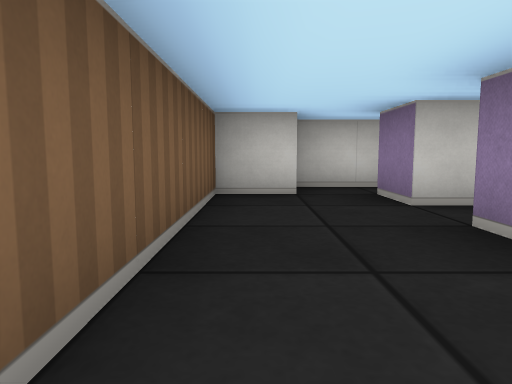
View 1 (above)

13 first-person views from a walk through a cub3D level. The camera is about half as high as the walls, tilts 6° down and sees 70° across. The floor is counted in squares. Each view is taken from the middle of a square. On the plan, view 1 faces up. The plan holds only what a view shows up to about 9 squares ahead; the rest is blank.

View 2
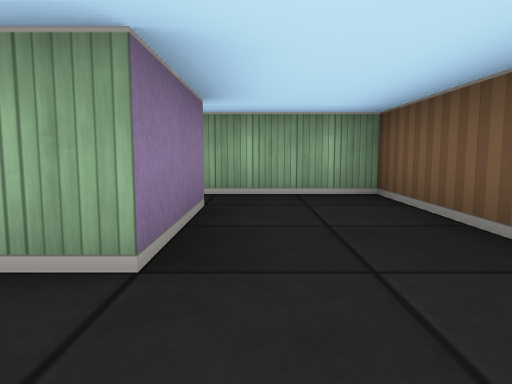

View 3
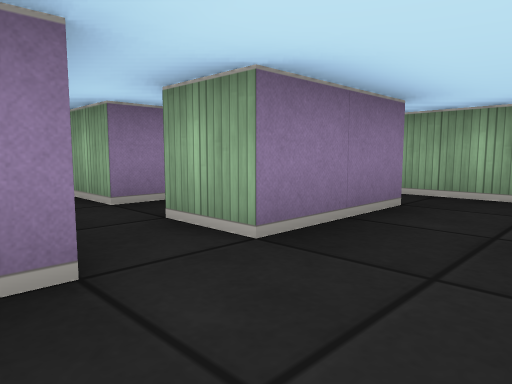

View 4
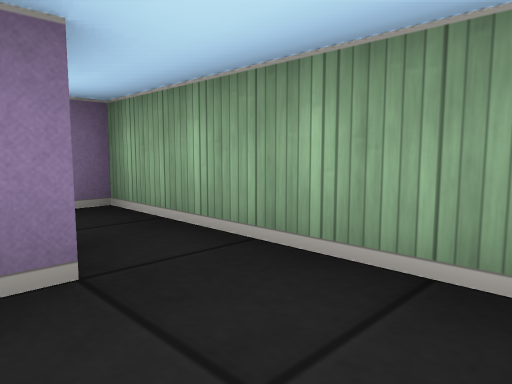

View 5
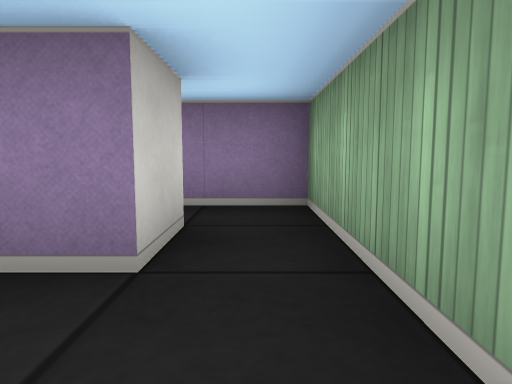

View 6
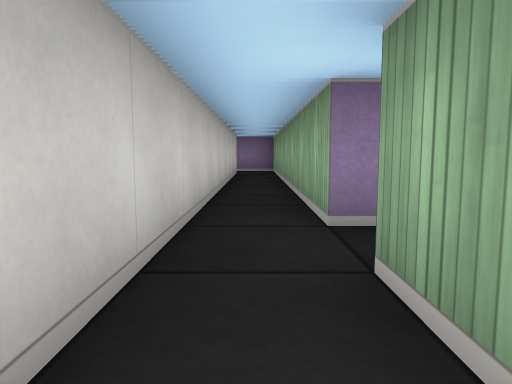

View 7
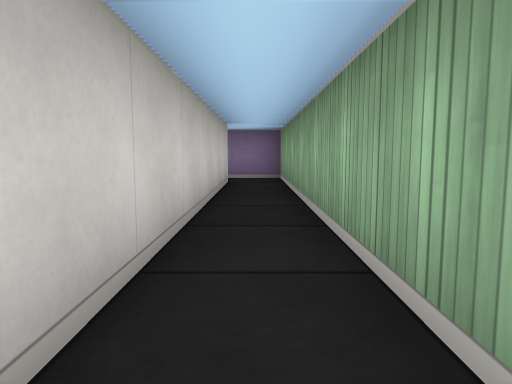

View 8
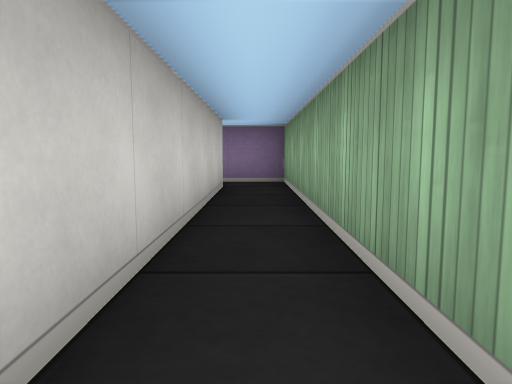

View 9
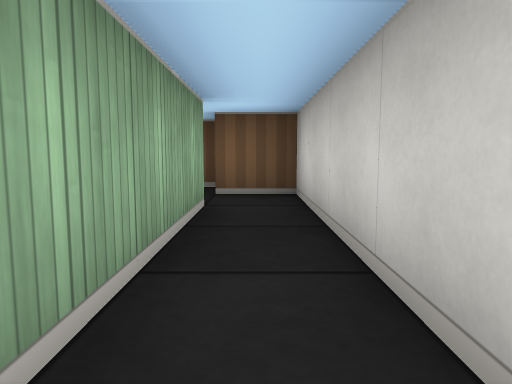

View 10
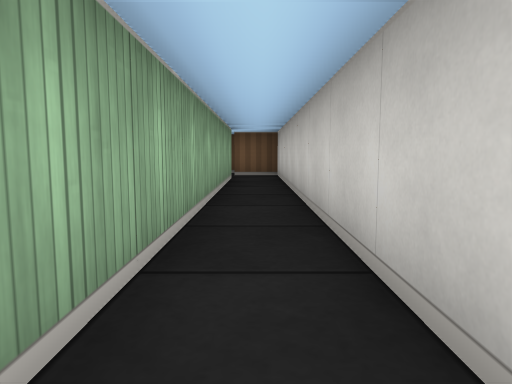

View 11
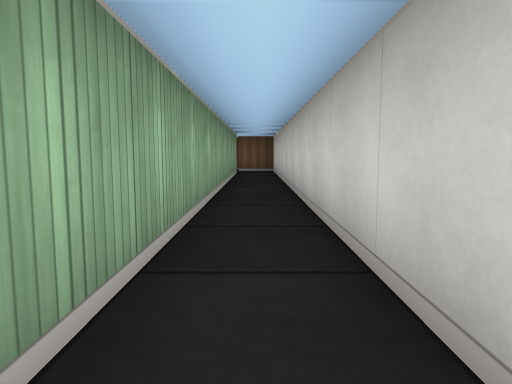

View 12
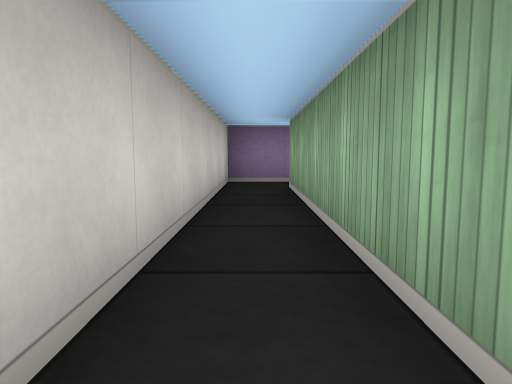

View 13
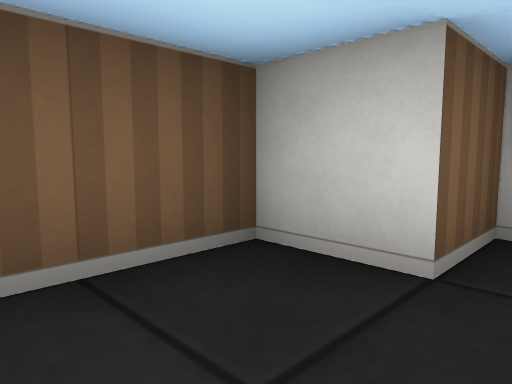

### Floor plan
Ten units are one square. View 1 is at (0, 0); x grows to the right and y downward. Boxes are objects, and circles mark ways between rooms. Rooms are numbered by the first view taken in them; rooms with no view inside come last. Other rooms are left out.
<svg viewBox="-10 -60 130 70">
<path fill="none" stroke="#000" d="M-5 -25 -5 5 15 5M15 -5 15 -25M5 -45 -5 -45 -5 -25M15 -35 15 -45M35 -25 115 -25 115 -45M105 -35 15 -35M15 -25 25 -25M15 -45 105 -45M115 -45 115 -55 5 -55 5 -45M25 -5 15 -5M15 5 35 5 35 -25"/>
<circle cx="5" cy="-15" r="3" fill="#2a7"/>
<circle cx="20" cy="0" r="3" fill="#2a7"/>
<circle cx="20" cy="-30" r="3" fill="#2a7"/>
<circle cx="10" cy="-40" r="3" fill="#2a7"/>
<circle cx="110" cy="-40" r="3" fill="#2a7"/>
<circle cx="30" cy="-15" r="3" fill="#2a7"/>
<text x="0" y="-10">1</text>
<text x="0" y="-40">2</text>
<text x="70" y="-30">3</text>
<text x="60" y="-50">4</text>
<text x="30" y="-10">5</text>
</svg>
Room 1 opens to room 2. Room 1 opens to room 5. Room 2 opens to room 3. Room 2 opens to room 4. Room 3 opens to room 4. Room 3 opens to room 5.

Where each view was taken, in squares from view 1:
view 1: 0 up, 0 right, facing up
view 2: 4 up, 1 right, facing down
view 3: 4 up, 0 right, facing down-right
view 4: 1 up, 0 right, facing down-right
view 5: 0 up, 0 right, facing right
view 6: 3 up, 1 right, facing right
view 7: 3 up, 4 right, facing right
view 8: 3 up, 5 right, facing right
view 9: 5 up, 5 right, facing left
view 10: 5 up, 9 right, facing left
view 11: 5 up, 11 right, facing left
view 12: 5 up, 5 right, facing right
view 13: 3 up, 1 right, facing up-left
